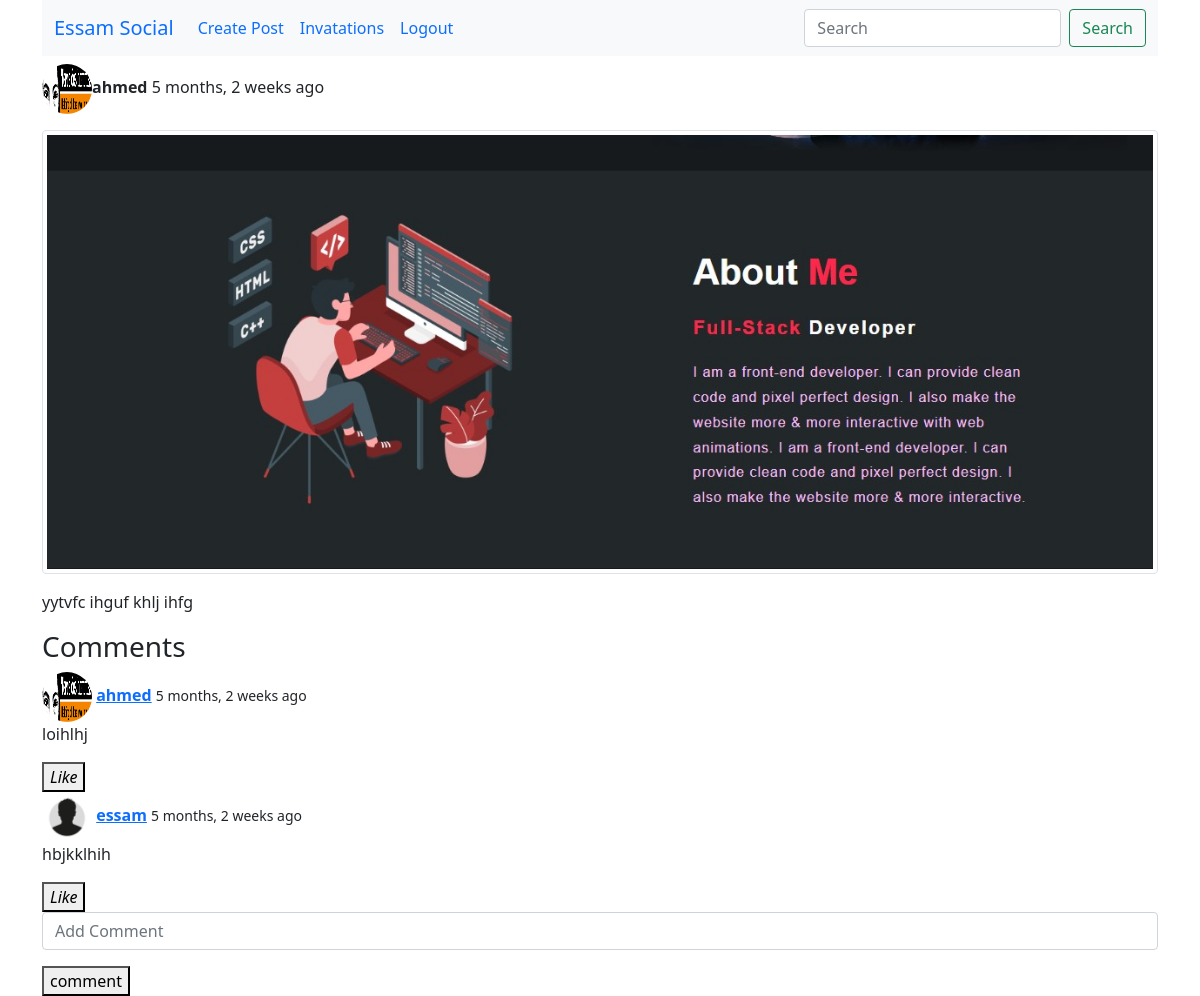
/deltail-post/a82588af-43b9-44ce-aded/ (signed in), run on the app's committed database.
### posts/models.py (models this page shows, shortened)
class Post(models.Model) :
    auther = models.ForeignKey(Profile, on_delete=models.CASCADE)
    text = models.TextField()
    slug = models.SlugField(blank=True, null=True, unique=True)
    image = models.ImageField(upload_to="posts", blank=True)
    liked = models.ManyToManyField(Profile, blank=True, related_name="likes")
    created = models.DateTimeField(auto_now_add=True)
    updated = models.DateTimeField(auto_now=True)
    objects = PostManager()
    def get_all_comment(self) :
        return self.comment_set.all()

class Comment(models.Model) :
    user = models.ForeignKey(Profile, on_delete=models.CASCADE)
    post = models.ForeignKey(Post, on_delete=models.CASCADE)
    body = models.CharField(max_length=1500)
    slug = models.SlugField(blank=True, null=True, unique=True)
    like = models.ManyToManyField(Profile, blank=True, related_name="liked")
    created = models.DateTimeField(auto_now_add=True)
    updated = models.DateTimeField(auto_now=True)

### profiles/models.py (models this page shows, shortened)
class Profile(models.Model) :
    user = models.OneToOneField(User, on_delete=models.CASCADE)
    slug = models.SlugField(unique=True, null=True, blank=True)
    avatar = models.ImageField(upload_to='avatars', default="avatars/no_avatar.png")
    bio = models.TextField(blank=True)
    friends = models.ManyToManyField(User, blank=True, related_name="friends")
    gender = models.CharField(choices=GENDER, max_length=6, blank=True)
    country = models.CharField(max_length=122, blank=True)
    created = models.DateTimeField(auto_now_add=True)
    updated = models.DateTimeField(auto_now=True)
    objects = ProfileManager()
    def __str__(self) :
        return self.user.username
    def get_profile_user(self) :
        return reverse("profiles:profile_user",kwargs={"slug":self.slug})
    def get_avatar_url(self) :
        try :
            url = self.avatar.url
        except :
            url = None
        return url

### posts/views.py (the view)
# urls.py: path("deltail-post/<slug>/", views.detail_post_and_add_comment, name="detail_post"),
@login_required
def detail_post_and_add_comment(request, slug) :
    profile = Profile.objects.get(user=request.user)
    template_name = "posts/detail_post_comment.html"
    try :
        qs = Post.objects.get(slug=slug)
        form = AddCommentForm(request.POST or None)
        if form.is_valid() :
            instance = form.save(commit=False)
            instance.post = qs
            instance.user = profile
            instance.save()
            return redirect(qs.get_detail_post_url())
    except :
        return HttpResponse("<h2>your request not fount pleace chack your link......</h2>")
    is_empty = False
    comments = qs.get_all_comment()
    if len(comments) == 0 :
        is_empty = True
    context = {
        "qs" : qs,
        "form":form,
        "comments":comments,
        "is_empty" : is_empty,
        "profile":profile
    }
    return render(request, template_name, context)

### posts/forms.py
class AddCommentForm(ModelForm) :
    class Meta :
        model = Comment
        fields = "body",
    def __init__(self, *args, **kwargs):
        super().__init__(*args, **kwargs)
        self.fields['body'].label = ''
        self.fields['body'].widget.attrs.update({'class':"form-control","id":"exampleInputEmail1","placeholder":"Add Comment"})

### posts/models.py (called while the page is built)
    def get_queryset(self) :
        return PostQuerySet(self.model, using=self._db)

### posts/templates/posts/detail_post_comment.html (shortened to what this page needs)
{% extends "base.html" %}
{% block content %}
<div>
    <div>
        <p>
            <img src="{{qs.auther.get_avatar_url}}" class="avatar_" alt=""><b>{{qs.auther}}</b>  {{qs.created|timesince}} ago
        </p>
        <p>
            {% if qs.image %}
                <img src="{{qs.image.url}}" class="img-fluid img-thumbnail" alt="">
            {% endif %}
        </p>
        <p>
            {{qs.text}}
        </p>
    </div>
</div>
<div>
    <div>
        <h3>Comments</h3>
    </div>
    {% if is_empty %}
    <b>
        no comments here...........
        <small>تحب تضيف؟</small>
    </b>
    {% else %}
    {% for item in comments %}
    <div>
        <div>
            <img src="{{item.user.get_avatar_url}}" class="avatar_" alt="">
                <a href="{{item.user.get_profile_user}}"><b>{{item.user}}</b></a>
            <small>{{item.created|timesince}} ago</small>
        </div>
        <p>
            {{item.body}}
        </p>
        <div>
            <form action="{% url 'posts:like_unlike_comment' %}" method="post">
                <button type="submit">
                    {% if profile in item.like.all %}
                    <i>Unlike</i>
                    {% else %}
                    <i>Like</i>
                    {% endif %}
                </button>
            </form>
        </div>
    </div>
    {% endfor %}
    {% endif %}
</div>
<div class="form">
    <form action="" method="post">
        {{form.as_p}}
        <button type="submit">comment</button>
    </form>
</div>
{% endblock content %}

### static/style/main.css (style rules this page uses)
.avatar_ { width: 50px; height: 50px; border-radius: 50px; }

### data on the page
Post: auther.get_avatar_url (picture), auther "ahmed", created "5 months, 2 weeks", image (picture), text "yytvfc ihguf khlj ihfg"
Comment: user.get_avatar_url (picture), user "ahmed", created "5 months, 2 weeks", body "loihlhj", shows "Like"
Comment: user.get_avatar_url (placeholder picture), user "essam", created "5 months, 2 weeks", body "hbjkklhih", shows "Like"
